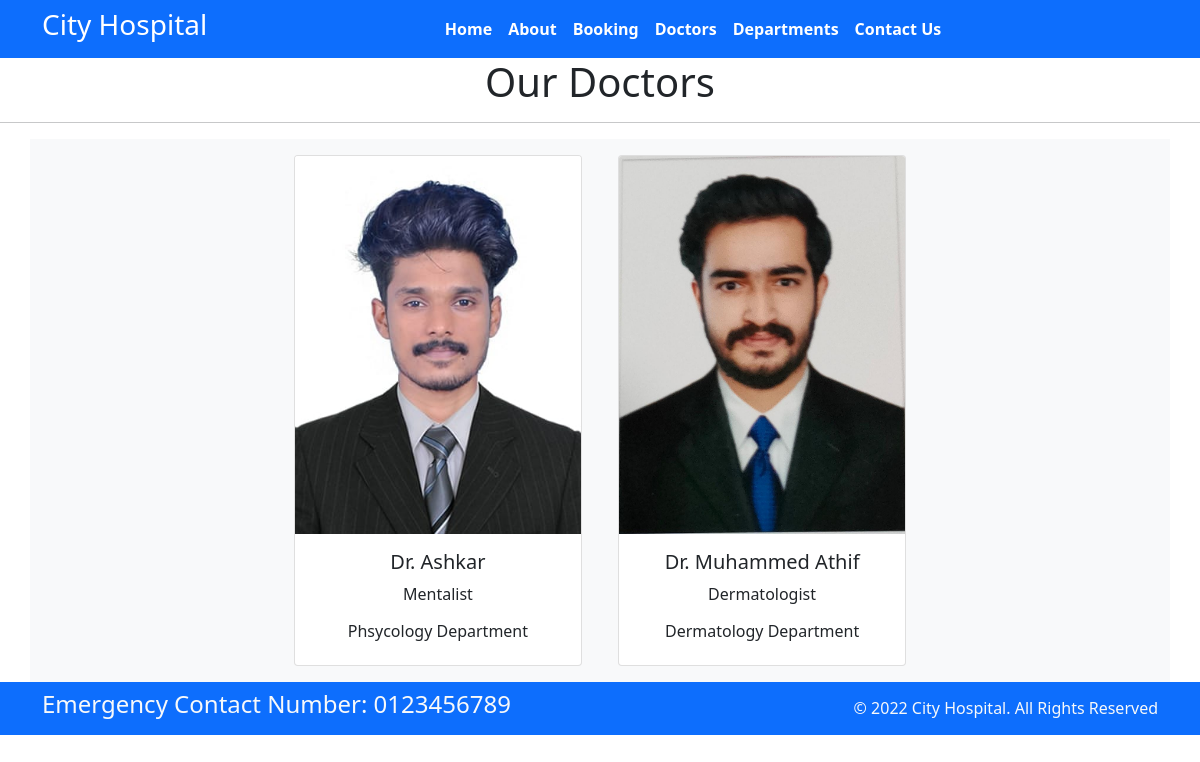
Page /doctors on the committed database.
### home/models.py (models this page shows, shortened)
class Doctors(models.Model):
    doc_name = models.CharField(max_length=255)
    doc_spec = models.CharField(max_length=255)
    dep_name = models.ForeignKey(Departments, on_delete=models.CASCADE)
    doc_image = models.ImageField(upload_to='doctors')

class Departments(models.Model):
    dep_name = models.CharField(max_length=100)
    dep_decription = models.TextField()
    def __str__(self):
        return self.dep_name

### home/views.py (the view)
# urls.py: path('doctors', views.doctors, name='doctors'),
def doctors(request):
    dict_docs = {
        'doctors': Doctors.objects.all()
    }
    return render(request, 'doctors.html', dict_docs)

### templates/doctors.html (shortened to what this page needs)
{% extends 'base.html' %}
{% block content%}
<h1 class="text-center">Our Doctors</h1>
<hr>
<div class="container text-center bg-light">
    {% for d in doctors%}
    <div class="card text-center mx-3 my-3" style="width: 18rem; display:inline-block">
        <img src="{{d.doc_image.url}}" class="card-img-top" alt="...">
        <div class="card-body">
            <h5 class="card-title">Dr. {{d.doc_name}}</h5>
            <p class="card-text">{{d.doc_spec}}</p>
            <h6>{{d.dep_name}} Department</h6>
        </div>
    </div>
    {% endfor %}
</div>
{% endblock %}

### rows in the picture
Doctors: doc_image (picture), doc_name "Ashkar", doc_spec "Mentalist", dep_name "Phsycology"
Doctors: doc_image (picture), doc_name "Muhammed Athif", doc_spec "Dermatologist", dep_name "Dermatology"
